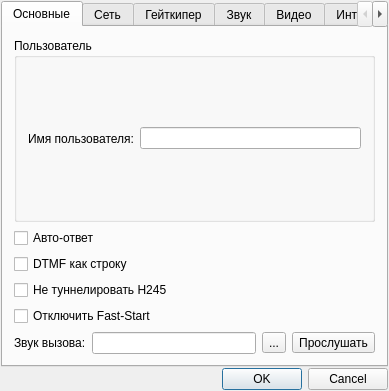
<?xml version="1.0" encoding="UTF-8"?>
<ui version="4.0">
 <class>CSettingsDlg</class>
 <widget class="QDialog" name="CSettingsDlg">
  <property name="geometry">
   <rect>
    <x>0</x>
    <y>0</y>
    <width>389</width>
    <height>353</height>
   </rect>
  </property>
  <property name="windowTitle">
   <string>Установки</string>
  </property>
  <property name="windowIcon">
   <iconset resource="qt4phone.qrc">
    <normaloff>:/images/Resources/teleph.png</normaloff>:/images/Resources/teleph.png</iconset>
  </property>
  <layout class="QVBoxLayout" name="verticalLayout_3">
   <property name="spacing">
    <number>1</number>
   </property>
   <property name="margin">
    <number>1</number>
   </property>
   <item>
    <widget class="QTabWidget" name="tabWidget">
     <property name="currentIndex">
      <number>0</number>
     </property>
     <widget class="QWidget" name="tab">
      <attribute name="title">
       <string>Основные</string>
      </attribute>
      <layout class="QVBoxLayout" name="verticalLayout">
       <item>
        <widget class="QGroupBox" name="groupBox">
         <property name="title">
          <string>Пользователь</string>
         </property>
         <layout class="QHBoxLayout" name="horizontalLayout">
          <item>
           <widget class="QLabel" name="label">
            <property name="text">
             <string>Имя пользователя:</string>
            </property>
           </widget>
          </item>
          <item>
           <widget class="QLineEdit" name="IDS_UNAMESTR"/>
          </item>
         </layout>
        </widget>
       </item>
       <item>
        <widget class="QCheckBox" name="IDS_AANSWERSTR">
         <property name="text">
          <string>Авто-ответ</string>
         </property>
        </widget>
       </item>
       <item>
        <widget class="QCheckBox" name="IDS_DTMFSTRSTR">
         <property name="text">
          <string>DTMF как строку</string>
         </property>
        </widget>
       </item>
       <item>
        <widget class="QCheckBox" name="IDS_D242STR">
         <property name="text">
          <string>Не туннелировать H245</string>
         </property>
        </widget>
       </item>
       <item>
        <widget class="QCheckBox" name="IDS_DFSTARTSTR">
         <property name="text">
          <string>Отключить Fast-Start</string>
         </property>
        </widget>
       </item>
       <item>
        <layout class="QHBoxLayout" name="horizontalLayout_2">
         <property name="sizeConstraint">
          <enum>QLayout::SetFixedSize</enum>
         </property>
         <item>
          <widget class="QLabel" name="label_2">
           <property name="maximumSize">
            <size>
             <width>16777215</width>
             <height>25</height>
            </size>
           </property>
           <property name="text">
            <string>Звук вызова:</string>
           </property>
          </widget>
         </item>
         <item>
          <widget class="QLineEdit" name="IDS_RINGFSTR"/>
         </item>
         <item>
          <widget class="QToolButton" name="IDS_RINGFCMD">
           <property name="text">
            <string>...</string>
           </property>
          </widget>
         </item>
         <item>
          <widget class="QToolButton" name="IDS_RINGFCMDP">
           <property name="toolTip">
            <string>Прослушать</string>
           </property>
           <property name="statusTip">
            <string>Прослушать</string>
           </property>
           <property name="whatsThis">
            <string>Прослушать</string>
           </property>
           <property name="text">
            <string>Прослушать</string>
           </property>
           <property name="icon">
            <iconset resource="qt4phone.qrc">
             <normaloff>:/images/Resources/sound_button.png</normaloff>:/images/Resources/sound_button.png</iconset>
           </property>
          </widget>
         </item>
        </layout>
       </item>
      </layout>
     </widget>
     <widget class="QWidget" name="tab_2">
      <attribute name="title">
       <string>Сеть</string>
      </attribute>
      <layout class="QGridLayout" name="gridLayout">
       <item row="0" column="0">
        <widget class="QLabel" name="label_3">
         <property name="maximumSize">
          <size>
           <width>16777215</width>
           <height>20</height>
          </size>
         </property>
         <property name="text">
          <string>Тип сети:</string>
         </property>
        </widget>
       </item>
       <item row="0" column="1" colspan="3">
        <widget class="QComboBox" name="IDS_BANDSTR">
         <property name="enabled">
          <bool>true</bool>
         </property>
         <item>
          <property name="text">
           <string>LAN</string>
          </property>
         </item>
         <item>
          <property name="text">
           <string>LAN_2</string>
          </property>
         </item>
         <item>
          <property name="text">
           <string>LAN_3</string>
          </property>
         </item>
         <item>
          <property name="text">
           <string>LAN_4</string>
          </property>
         </item>
         <item>
          <property name="text">
           <string>LAN_5</string>
          </property>
         </item>
         <item>
          <property name="text">
           <string>LAN_6</string>
          </property>
         </item>
         <item>
          <property name="text">
           <string>LAN_7</string>
          </property>
         </item>
        </widget>
       </item>
       <item row="0" column="6">
        <widget class="QLabel" name="label_4">
         <property name="maximumSize">
          <size>
           <width>16777215</width>
           <height>20</height>
          </size>
         </property>
         <property name="text">
          <string>Кб/с</string>
         </property>
        </widget>
       </item>
       <item row="1" column="0">
        <widget class="QLabel" name="label_5">
         <property name="text">
          <string>RTP порт мин:</string>
         </property>
        </widget>
       </item>
       <item row="1" column="2">
        <widget class="QSpinBox" name="IDS_RTPBSTR">
         <property name="minimum">
          <number>1</number>
         </property>
         <property name="maximum">
          <number>36767</number>
         </property>
         <property name="value">
          <number>1</number>
         </property>
        </widget>
       </item>
       <item row="1" column="3" colspan="2">
        <widget class="QLabel" name="label_6">
         <property name="text">
          <string>RTP порт макс.:</string>
         </property>
        </widget>
       </item>
       <item row="1" column="5" colspan="2">
        <widget class="QSpinBox" name="IDS_RTPMSTR">
         <property name="minimum">
          <number>1</number>
         </property>
         <property name="maximum">
          <number>36767</number>
         </property>
         <property name="value">
          <number>1</number>
         </property>
        </widget>
       </item>
       <item row="2" column="2">
        <spacer name="verticalSpacer_4">
         <property name="orientation">
          <enum>Qt::Vertical</enum>
         </property>
         <property name="sizeHint" stdset="0">
          <size>
           <width>52</width>
           <height>151</height>
          </size>
         </property>
        </spacer>
       </item>
       <item row="3" column="0">
        <widget class="QLabel" name="label_7">
         <property name="text">
          <string>NAT роутер:</string>
         </property>
        </widget>
       </item>
       <item row="3" column="2" colspan="5">
        <widget class="QLineEdit" name="IDS_NATRSTR"/>
       </item>
       <item row="4" column="0" colspan="2">
        <widget class="QLabel" name="label_8">
         <property name="text">
          <string>Локал. и-фейсы:</string>
         </property>
        </widget>
       </item>
       <item row="4" column="2" colspan="5">
        <widget class="QLineEdit" name="IDS_LOCISTR"/>
       </item>
       <item row="5" column="0" colspan="2">
        <widget class="QLabel" name="label_9">
         <property name="text">
          <string>Тип IP сервиса:</string>
         </property>
        </widget>
       </item>
       <item row="5" column="2" colspan="4">
        <widget class="QLineEdit" name="IDS_IPTSTR">
         <property name="text">
          <string/>
         </property>
        </widget>
       </item>
       <item row="5" column="6">
        <widget class="QLabel" name="label_10">
         <property name="maximumSize">
          <size>
           <width>26</width>
           <height>16777215</height>
          </size>
         </property>
         <property name="text">
          <string>(hex)</string>
         </property>
        </widget>
       </item>
       <item row="0" column="4" colspan="2">
        <widget class="QLineEdit" name="IDS_KBSSTR">
         <property name="enabled">
          <bool>false</bool>
         </property>
         <property name="maximumSize">
          <size>
           <width>70</width>
           <height>16777215</height>
          </size>
         </property>
         <property name="autoFillBackground">
          <bool>false</bool>
         </property>
         <property name="text">
          <string>0</string>
         </property>
         <property name="frame">
          <bool>true</bool>
         </property>
         <property name="readOnly">
          <bool>true</bool>
         </property>
        </widget>
       </item>
      </layout>
     </widget>
     <widget class="QWidget" name="tab_3">
      <attribute name="title">
       <string>Гейткипер</string>
      </attribute>
      <layout class="QGridLayout" name="gridLayout_5">
       <item row="0" column="0">
        <widget class="QCheckBox" name="IDS_GKUSESTR">
         <property name="text">
          <string>Использ. Гейткипер</string>
         </property>
        </widget>
       </item>
       <item row="0" column="1">
        <widget class="QCheckBox" name="IDS_GKRECSTR">
         <property name="enabled">
          <bool>false</bool>
         </property>
         <property name="text">
          <string>Гейткипер обязателен</string>
         </property>
        </widget>
       </item>
       <item row="1" column="0" colspan="2">
        <widget class="QGroupBox" name="groupBox_2">
         <property name="enabled">
          <bool>false</bool>
         </property>
         <property name="title">
          <string>Искать Гейткипер</string>
         </property>
         <layout class="QGridLayout" name="gridLayout_2">
          <property name="margin">
           <number>1</number>
          </property>
          <property name="spacing">
           <number>1</number>
          </property>
          <item row="0" column="0">
           <widget class="QRadioButton" name="IDS_GKAUTOLOCSTR">
            <property name="text">
             <string>Авто поиск</string>
            </property>
           </widget>
          </item>
          <item row="0" column="1">
           <widget class="QLabel" name="label_11">
            <property name="text">
             <string>ГК пароль:</string>
            </property>
           </widget>
          </item>
          <item row="0" column="2">
           <widget class="QLineEdit" name="IDS_GKPASSSTR">
            <property name="echoMode">
             <enum>QLineEdit::Password</enum>
            </property>
           </widget>
          </item>
          <item row="1" column="0">
           <widget class="QRadioButton" name="IDS_GKHOSTLOCSTR">
            <property name="text">
             <string>Искать по хосту:</string>
            </property>
            <property name="checked">
             <bool>true</bool>
            </property>
           </widget>
          </item>
          <item row="1" column="1" colspan="2">
           <widget class="QLineEdit" name="IDS_GKHOSTLOCSTR_STR"/>
          </item>
          <item row="2" column="0">
           <widget class="QRadioButton" name="IDS_GKIDLOCSTR">
            <property name="text">
             <string>Искать по ID:</string>
            </property>
           </widget>
          </item>
          <item row="2" column="1" colspan="2">
           <widget class="QLineEdit" name="IDS_GKIDLOCSTR_STR">
            <property name="enabled">
             <bool>false</bool>
            </property>
           </widget>
          </item>
         </layout>
        </widget>
       </item>
       <item row="2" column="0" colspan="2">
        <widget class="QGroupBox" name="groupBox_3">
         <property name="enabled">
          <bool>false</bool>
         </property>
         <property name="title">
          <string>Псевдонимы пользователя</string>
         </property>
         <layout class="QGridLayout" name="gridLayout_4">
          <property name="margin">
           <number>1</number>
          </property>
          <property name="spacing">
           <number>1</number>
          </property>
          <item row="0" column="0">
           <layout class="QGridLayout" name="gridLayout_3">
            <item row="0" column="0">
             <widget class="QLabel" name="label_12">
              <property name="text">
               <string>Псевдоним:</string>
              </property>
             </widget>
            </item>
            <item row="0" column="1" colspan="3">
             <widget class="QLineEdit" name="IDS_UALIASSTR"/>
            </item>
            <item row="1" column="0">
             <spacer name="horizontalSpacer_2">
              <property name="orientation">
               <enum>Qt::Horizontal</enum>
              </property>
              <property name="sizeHint" stdset="0">
               <size>
                <width>58</width>
                <height>20</height>
               </size>
              </property>
             </spacer>
            </item>
            <item row="1" column="1">
             <widget class="QPushButton" name="IDS_UALADDSTR">
              <property name="minimumSize">
               <size>
                <width>0</width>
                <height>9</height>
               </size>
              </property>
              <property name="maximumSize">
               <size>
                <width>34</width>
                <height>17</height>
               </size>
              </property>
              <property name="text">
               <string>Доб.</string>
              </property>
             </widget>
            </item>
            <item row="1" column="2">
             <spacer name="horizontalSpacer">
              <property name="orientation">
               <enum>Qt::Horizontal</enum>
              </property>
              <property name="sizeHint" stdset="0">
               <size>
                <width>18</width>
                <height>20</height>
               </size>
              </property>
             </spacer>
            </item>
            <item row="1" column="3">
             <widget class="QPushButton" name="IDS_UALDELSTR">
              <property name="maximumSize">
               <size>
                <width>34</width>
                <height>17</height>
               </size>
              </property>
              <property name="text">
               <string>Убр.</string>
              </property>
             </widget>
            </item>
           </layout>
          </item>
          <item row="0" column="1" rowspan="2">
           <widget class="QListWidget" name="IDS_UALIASESSTR"/>
          </item>
          <item row="1" column="0">
           <spacer name="verticalSpacer">
            <property name="orientation">
             <enum>Qt::Vertical</enum>
            </property>
            <property name="sizeHint" stdset="0">
             <size>
              <width>20</width>
              <height>102</height>
             </size>
            </property>
           </spacer>
          </item>
         </layout>
        </widget>
       </item>
      </layout>
     </widget>
     <widget class="QWidget" name="tab_4">
      <attribute name="title">
       <string>Звук</string>
      </attribute>
      <layout class="QGridLayout" name="gridLayout_7">
       <item row="0" column="0">
        <widget class="QLabel" name="label_13">
         <property name="maximumSize">
          <size>
           <width>80</width>
           <height>16777215</height>
          </size>
         </property>
         <property name="text">
          <string>Устр. вывода:</string>
         </property>
        </widget>
       </item>
       <item row="0" column="1">
        <widget class="QComboBox" name="IDS_OUTDEVSTR"/>
       </item>
       <item row="1" column="0">
        <widget class="QLabel" name="label_14">
         <property name="maximumSize">
          <size>
           <width>80</width>
           <height>16777215</height>
          </size>
         </property>
         <property name="text">
          <string>Устр. ввода:</string>
         </property>
        </widget>
       </item>
       <item row="1" column="1">
        <widget class="QComboBox" name="IDS_INDEVSTR"/>
       </item>
       <item row="2" column="0" colspan="2">
        <layout class="QHBoxLayout" name="horizontalLayout_5">
         <item>
          <widget class="QLabel" name="label_15">
           <property name="text">
            <string>Буфер:</string>
           </property>
          </widget>
         </item>
         <item>
          <widget class="QSpinBox" name="IDS_BUFFSTR">
           <property name="minimum">
            <number>1</number>
           </property>
           <property name="maximum">
            <number>20</number>
           </property>
          </widget>
         </item>
         <item>
          <widget class="QLabel" name="label_16">
           <property name="text">
            <string>Джитер:</string>
           </property>
          </widget>
         </item>
         <item>
          <widget class="QSpinBox" name="IDS_JITSTR">
           <property name="minimum">
            <number>0</number>
           </property>
           <property name="maximum">
            <number>999</number>
           </property>
          </widget>
         </item>
         <item>
          <widget class="QLabel" name="label_17">
           <property name="text">
            <string>ms</string>
           </property>
          </widget>
         </item>
         <item>
          <widget class="QCheckBox" name="IDS_SLSTR">
           <property name="text">
            <string>Детектор тишины</string>
           </property>
          </widget>
         </item>
        </layout>
       </item>
       <item row="3" column="0" colspan="2">
        <widget class="QGroupBox" name="groupBox_4">
         <property name="title">
          <string>Выбор кодеков</string>
         </property>
         <layout class="QGridLayout" name="gridLayout_6">
          <property name="margin">
           <number>1</number>
          </property>
          <property name="spacing">
           <number>1</number>
          </property>
          <item row="0" column="0" rowspan="5">
           <widget class="QListWidget" name="IDS_CADECSSTR"/>
          </item>
          <item row="3" column="1" colspan="2">
           <widget class="QPushButton" name="IDS_CSDOWNSTR">
            <property name="maximumSize">
             <size>
              <width>16777215</width>
              <height>21</height>
             </size>
            </property>
            <property name="text">
             <string>вниз</string>
            </property>
           </widget>
          </item>
          <item row="4" column="2" rowspan="2">
           <spacer name="verticalSpacer_2">
            <property name="orientation">
             <enum>Qt::Vertical</enum>
            </property>
            <property name="sizeHint" stdset="0">
             <size>
              <width>31</width>
              <height>57</height>
             </size>
            </property>
           </spacer>
          </item>
          <item row="5" column="0">
           <widget class="QCheckBox" name="IDS_CHKAES">
            <property name="text">
             <string>AES включено</string>
            </property>
           </widget>
          </item>
          <item row="2" column="1">
           <widget class="QCheckBox" name="IDS_CSENBLSTR">
            <property name="text">
             <string>Вкл</string>
            </property>
           </widget>
          </item>
          <item row="0" column="1" rowspan="2" colspan="2">
           <widget class="QPushButton" name="IDS_CSUPSTR">
            <property name="maximumSize">
             <size>
              <width>16777215</width>
              <height>21</height>
             </size>
            </property>
            <property name="text">
             <string>вверх</string>
            </property>
           </widget>
          </item>
         </layout>
        </widget>
       </item>
      </layout>
     </widget>
     <widget class="QWidget" name="tab_5">
      <attribute name="title">
       <string>Видео</string>
      </attribute>
      <layout class="QGridLayout" name="gridLayout_10">
       <item row="0" column="0">
        <widget class="QLabel" name="label_18">
         <property name="maximumSize">
          <size>
           <width>31</width>
           <height>16777215</height>
          </size>
         </property>
         <property name="text">
          <string>Устр.:</string>
         </property>
        </widget>
       </item>
       <item row="0" column="1" colspan="5">
        <widget class="QComboBox" name="IDS_DEVSTR"/>
       </item>
       <item row="1" column="0" colspan="2">
        <widget class="QCheckBox" name="IDS_VSENDSTR">
         <property name="text">
          <string>Отправлять видео</string>
         </property>
        </widget>
       </item>
       <item row="1" column="4" rowspan="3" colspan="4">
        <widget class="QGroupBox" name="groupBox_6">
         <property name="title">
          <string>Настройки видео</string>
         </property>
         <layout class="QVBoxLayout" name="verticalLayout_2">
          <property name="spacing">
           <number>1</number>
          </property>
          <property name="margin">
           <number>1</number>
          </property>
          <item>
           <widget class="QCheckBox" name="IDS_LVFLIPSTR">
            <property name="text">
             <string>В-Зерк. исход.</string>
            </property>
           </widget>
          </item>
          <item>
           <widget class="QCheckBox" name="IDS_RVFLIPSTR">
            <property name="text">
             <string>В-Зерк. вход.</string>
            </property>
           </widget>
          </item>
         </layout>
        </widget>
       </item>
       <item row="2" column="0" colspan="2">
        <widget class="QCheckBox" name="IDS_VRCVDSTR">
         <property name="text">
          <string>Получать видео</string>
         </property>
        </widget>
       </item>
       <item row="3" column="0" colspan="2">
        <widget class="QCheckBox" name="IDS_VLOCSTR">
         <property name="text">
          <string>Показывать локал.</string>
         </property>
        </widget>
       </item>
       <item row="4" column="0">
        <widget class="QLabel" name="label_20">
         <property name="text">
          <string>Размер:</string>
         </property>
        </widget>
       </item>
       <item row="4" column="1" colspan="2">
        <widget class="QComboBox" name="IDC_VSIZE"/>
       </item>
       <item row="4" column="4" colspan="4">
        <widget class="QSpinBox" name="IDC_BPSSTATIC">
         <property name="maximum">
          <number>99999</number>
         </property>
        </widget>
       </item>
       <item row="5" column="0" colspan="8">
        <widget class="QGroupBox" name="groupBox_7">
         <property name="title">
          <string>Параметры передачи</string>
         </property>
         <layout class="QGridLayout" name="gridLayout_9">
          <property name="margin">
           <number>1</number>
          </property>
          <property name="spacing">
           <number>1</number>
          </property>
          <item row="0" column="0">
           <widget class="QLabel" name="label_23">
            <property name="text">
             <string>Размер:</string>
            </property>
           </widget>
          </item>
          <item row="0" column="1" colspan="2">
           <widget class="QComboBox" name="IDC_VSIZE2"/>
          </item>
          <item row="0" column="3">
           <widget class="QLabel" name="label_22">
            <property name="text">
             <string>kbit/s:</string>
            </property>
           </widget>
          </item>
          <item row="0" column="4">
           <widget class="QSpinBox" name="IDC_BPSSTATIC2">
            <property name="maximum">
             <number>99999</number>
            </property>
           </widget>
          </item>
          <item row="1" column="0">
           <widget class="QLabel" name="label_24">
            <property name="text">
             <string>Кач-во:</string>
            </property>
           </widget>
          </item>
          <item row="1" column="1">
           <widget class="QSpinBox" name="IDS_QTYSTR">
            <property name="maximum">
             <number>31</number>
            </property>
           </widget>
          </item>
          <item row="1" column="2">
           <spacer name="horizontalSpacer_3">
            <property name="orientation">
             <enum>Qt::Horizontal</enum>
            </property>
            <property name="sizeHint" stdset="0">
             <size>
              <width>182</width>
              <height>20</height>
             </size>
            </property>
           </spacer>
          </item>
          <item row="1" column="3">
           <widget class="QLabel" name="label_25">
            <property name="text">
             <string>fps:</string>
            </property>
           </widget>
          </item>
          <item row="1" column="4">
           <widget class="QSpinBox" name="IDC_FPSSTATIC">
            <property name="minimum">
             <number>1</number>
            </property>
            <property name="maximum">
             <number>30</number>
            </property>
           </widget>
          </item>
         </layout>
        </widget>
       </item>
       <item row="6" column="0" colspan="8">
        <widget class="QGroupBox" name="groupBox_5">
         <property name="title">
          <string>Выбор кодеков</string>
         </property>
         <layout class="QGridLayout" name="gridLayout_8">
          <property name="margin">
           <number>1</number>
          </property>
          <property name="spacing">
           <number>1</number>
          </property>
          <item row="0" column="0" rowspan="5">
           <widget class="QListWidget" name="IDS_VCADECSSTR"/>
          </item>
          <item row="3" column="1" colspan="2">
           <widget class="QPushButton" name="IDS_VCSDOWNSTR">
            <property name="maximumSize">
             <size>
              <width>16777215</width>
              <height>21</height>
             </size>
            </property>
            <property name="text">
             <string>вниз</string>
            </property>
           </widget>
          </item>
          <item row="4" column="2" rowspan="2">
           <spacer name="verticalSpacer_3">
            <property name="orientation">
             <enum>Qt::Vertical</enum>
            </property>
            <property name="sizeHint" stdset="0">
             <size>
              <width>31</width>
              <height>46</height>
             </size>
            </property>
           </spacer>
          </item>
          <item row="2" column="1">
           <widget class="QCheckBox" name="IDS_VCSENBLSTR">
            <property name="text">
             <string>Вкл</string>
            </property>
           </widget>
          </item>
          <item row="0" column="1" rowspan="2" colspan="2">
           <widget class="QPushButton" name="IDS_VCSUPSTR">
            <property name="maximumSize">
             <size>
              <width>16777215</width>
              <height>21</height>
             </size>
            </property>
            <property name="text">
             <string>вверх</string>
            </property>
           </widget>
          </item>
         </layout>
        </widget>
       </item>
       <item row="4" column="3">
        <widget class="QLabel" name="label_21">
         <property name="text">
          <string>kbit/s:</string>
         </property>
        </widget>
       </item>
       <item row="0" column="7">
        <widget class="QSpinBox" name="IDS_DEVCHSTR">
         <property name="minimum">
          <number>-1</number>
         </property>
         <property name="maximum">
          <number>9</number>
         </property>
        </widget>
       </item>
       <item row="0" column="6">
        <widget class="QLabel" name="label_19">
         <property name="maximumSize">
          <size>
           <width>20</width>
           <height>20</height>
          </size>
         </property>
         <property name="text">
          <string>Кнл</string>
         </property>
        </widget>
       </item>
      </layout>
     </widget>
     <widget class="QWidget" name="tab_6">
      <attribute name="title">
       <string>Интерфейс</string>
      </attribute>
     </widget>
    </widget>
   </item>
   <item>
    <widget class="QDialogButtonBox" name="buttonBox">
     <property name="standardButtons">
      <set>QDialogButtonBox::Cancel|QDialogButtonBox::Ok</set>
     </property>
    </widget>
   </item>
  </layout>
 </widget>
 <layoutdefault spacing="6" margin="11"/>
 <resources>
  <include location="qt4phone.qrc"/>
 </resources>
 <connections>
  <connection>
   <sender>buttonBox</sender>
   <signal>accepted()</signal>
   <receiver>CSettingsDlg</receiver>
   <slot>accept()</slot>
   <hints>
    <hint type="sourcelabel">
     <x>194</x>
     <y>339</y>
    </hint>
    <hint type="destinationlabel">
     <x>194</x>
     <y>176</y>
    </hint>
   </hints>
  </connection>
  <connection>
   <sender>buttonBox</sender>
   <signal>rejected()</signal>
   <receiver>CSettingsDlg</receiver>
   <slot>reject()</slot>
   <hints>
    <hint type="sourcelabel">
     <x>194</x>
     <y>339</y>
    </hint>
    <hint type="destinationlabel">
     <x>194</x>
     <y>176</y>
    </hint>
   </hints>
  </connection>
  <connection>
   <sender>IDS_GKUSESTR</sender>
   <signal>toggled(bool)</signal>
   <receiver>groupBox_2</receiver>
   <slot>setEnabled(bool)</slot>
   <hints>
    <hint type="sourcelabel">
     <x>101</x>
     <y>40</y>
    </hint>
    <hint type="destinationlabel">
     <x>193</x>
     <y>94</y>
    </hint>
   </hints>
  </connection>
  <connection>
   <sender>IDS_GKUSESTR</sender>
   <signal>toggled(bool)</signal>
   <receiver>IDS_GKRECSTR</receiver>
   <slot>setEnabled(bool)</slot>
   <hints>
    <hint type="sourcelabel">
     <x>101</x>
     <y>40</y>
    </hint>
    <hint type="destinationlabel">
     <x>285</x>
     <y>40</y>
    </hint>
   </hints>
  </connection>
 </connections>
</ui>
